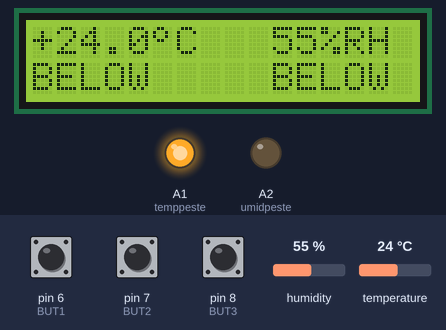
Bench run of a sketch on a simulated Arduino Uno, built with avr-gcc and run on an emulated ATmega328P. Shown: 16×2 character LCD, output pins drawn as LEDs (lit = HIGH). Inputs (shaded band) come from the test bench; at power-on: humidity 55 %, pin 8 (BUT3) HIGH, temperature 24 °C, pin 6 (BUT1) HIGH, pin 7 (BUT2) HIGH.

Above: at 7.2 s.
7.3 s: humidity set to 57 %
At 9.3 s:
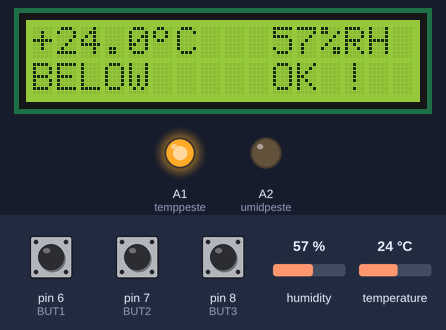
10.1 s: humidity set to 60 %
At 11.6 s:
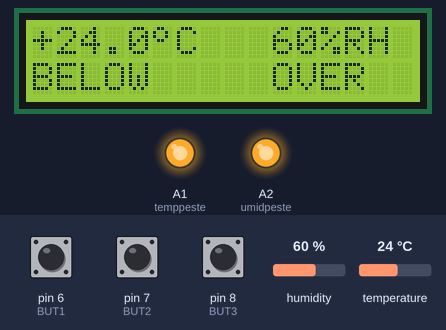
12.1 s: pin 8 (BUT3) pulled LOW for 0.3 s
At 13.0 s:
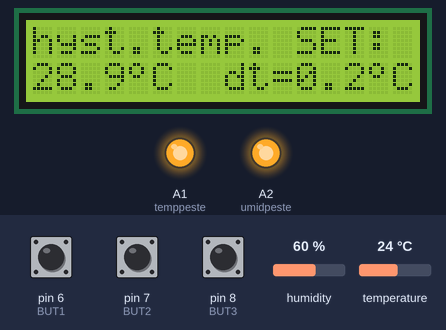
14.2 s: pin 8 (BUT3) pulled LOW for 1 s
At 15.6 s:
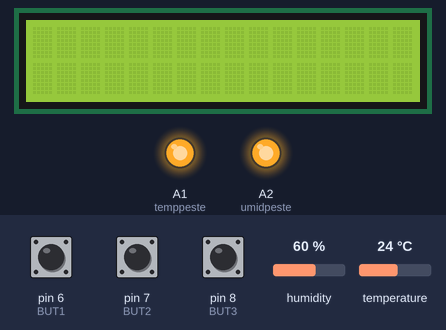
16.7 s: temperature set to 28.4 °C
At 19.0 s:
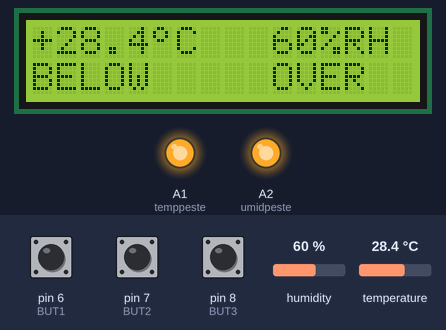
19.3 s: temperature set to 29.5 °C
At 20.2 s:
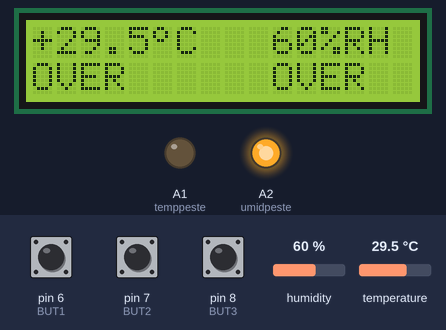
Timing chart, 0 to 22.3 s (numbered marks = the images above; inputs shaded):
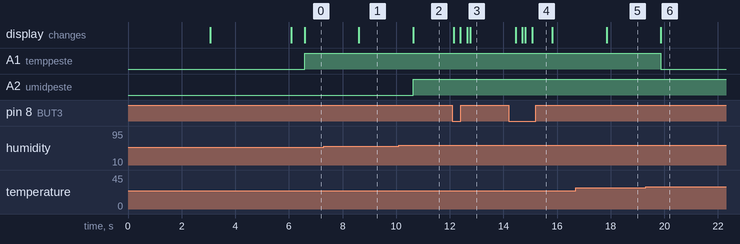

The sketch:

LCD1602_thermostat_humidity_ver1m0.ino
```cpp
/*
THERMOSTAR with HUMIDITY CONTROL
ver.1m0 - 28.08.2015, Craiova - Romania, Europe, Earth

niq_ro write this sketch using parts of other sketches :)
http://www.tehnic.go.ro
http://nicuflorica.blogspot.ro/
http://arduinotehniq.blogspot.com/
*/

#include <LiquidCrystal.h>  //this library is included in the Arduino IDE
LiquidCrystal lcd(12, 11, 5, 4, 3, 2);
/*                                    -------------------
                                      |  LCD  | Arduino |
                                      -------------------
 LCD RS pin to digital pin 12         |  RS   |   D12   |
 LCD Enable pin to digital pin 11     |  E    |   D11   |
 LCD D4 pin to digital pin 5          |  D4   |   D6    |
 LCD D5 pin to digital pin 4          |  D5   |   D4    |
 LCD D6 pin to digital pin 3          |  D6   |   D3    |
 LCD D7 pin to digital pin 2          |  D7   |   D2    |
 LCD R/W pin to ground                |  R/W  |   GND   |
                                      -------------------
*/


// http://arduino.cc/en/Reference/LiquidCrystalCreateChar
byte grad[8] = {
  B01100,
  B10010,
  B10010,
  B01100,
  B00000,
  B00000,
  B00000,
};


// Example testing sketch for various DHT humidity/temperature sensors
// Written by ladyada, public domain
#include "DHT.h"
#define DHTPIN A0     // what pin we're connected to A0
// Uncomment whatever type you're using!
//#define DHTTYPE DHT11   // DHT 11
#define DHTTYPE DHT22   // DHT 22  (AM2302)
//#define DHTTYPE DHT21   // DHT 21 (AM2301)

// if is just sensor:
// Connect pin 1 (on the left) of the sensor to +5V
// Connect pin 2 of the sensor to whatever your DHTPIN is
// Connect pin 4 (on the right) of the sensor to GROUND
// Connect a 10K resistor from pin 2 (data) to pin 1 (power) of the sensor

DHT dht(DHTPIN, DHTTYPE);

// define pins for relay or leds
#define temppeste A1
#define umidpeste A2

// define variable

float te, t1, tes, dete;   // variable for temperature
int has, hass, dehas;        // variable for humiditiy


// part for menu: http://nicuflorica.blogspot.ro/2015/05/termostat-cu-afisaj-led.html
#define BUT1 6    // - switch
#define BUT2 7    // + switch
#define BUT3 8    // MENU switch

byte meniu = 0; // if MENIU = 0 is clasical
                // if MENIU = 1 is for temperature set (tes)
                // if MENIU = 2 is for dt temperature (dete)
                // if MENIU = 3 is for humidity set (hass)
                // if MENIU = 4 is for dh humidity (dehas)

void setup()
{

// Initialize LCD display
 lcd.begin(16, 2);
// create custom symbol
lcd.createChar(0, grad);

// Initialize DHT sensor
  dht.begin();

// define outputs
 pinMode(temppeste, OUTPUT);
 pinMode(umidpeste, OUTPUT);

// set the default state for outputs
  digitalWrite(temppeste, LOW);
  digitalWrite(umidpeste, LOW);

// set push buttons for menu
  pinMode(BUT1, INPUT);
  pinMode(BUT2, INPUT);
  pinMode(BUT3, INPUT);

  digitalWrite(BUT1, HIGH); // pull-ups on
  digitalWrite(BUT2, HIGH);
  digitalWrite(BUT3, HIGH);

  lcd.setCursor(0,0);
  lcd.print("thermostat with");

  lcd.setCursor(0,1);
  lcd.print("humidity control");

delay(3000);
lcd.clear();

  lcd.setCursor(0,0);
  lcd.print("original sketch");

  lcd.setCursor(6,1);
  lcd.print("by niq_ro");
delay(3000);
lcd.clear();

// preset value for temperature and humidity
tes = 28.9;
dete = 0.2;
hass = 58;
dehas = 2;

}

void loop()
{

if (digitalRead(BUT3) == LOW)
{ meniu = meniu + 1;
lcd.clear();
delay(250);
}
if (meniu >= 5) meniu = 0;

if (meniu == 0)
{
 if (digitalRead(BUT3) == LOW)
  { meniu = 1;
  delay(250);
  }

   // Reading temperature or humidity
 has = dht.readHumidity();

 te = dht.readTemperature();
// int te = dht.readTemperature();

delay(500);

/*
  lcd.setCursor(0,0);
  lcd.print("t = ");
  lcd.setCursor(5,0);
  lcd.print(te,1);
  lcd.print("^C  ");


  lcd.setCursor(0,1);
  lcd.print("h = ");
  lcd.setCursor(5,1);
  lcd.print(has);
  lcd.print("%rh  ");
*/

// part from http://nicuflorica.blogspot.ro/2014/10/ceas-rtc-cu-ds1307-si-date-mediu-cu.html
 lcd.setCursor(0, 0);
  // lcd.print("t=");
 if (te < 0)
 {t1=-te;}
 else t1=te;

    if ( t1 < 10)
   {
     lcd.print(" ");
   }
   if (te>0) lcd.print("+");
   if (te==0) lcd.print(" ");
   if (te<0) lcd.print("-");
   lcd.print(t1,1);
//   lcd.write(0b11011111);
   lcd.write(byte(0));
   lcd.print("C  ");

   lcd.setCursor(10, 0);
  // lcd.print("H=");
   lcd.print(has);
   lcd.print("%RH");

/*
   lcd.setCursor(1, 1);
   lcd.print("+");
   lcd.print(tes,1);
//   lcd.write(0b11011111);
   lcd.write(byte(0));
   lcd.print("C  ");

  lcd.setCursor(10, 1);
  // lcd.print("H=");
  lcd.print(hass);
  lcd.print("%RH");
*/

if (te > tes)
 {
 digitalWrite(temppeste, LOW);
   lcd.setCursor(0, 1);
   lcd.print("OVER ");
 }
if (tes - dete > te)
  {
   digitalWrite(temppeste, HIGH);
   lcd.setCursor(0, 1);
   lcd.print("BELOW");
 }
if ((te <= tes) and (tes - dete <= te))
 {
   lcd.setCursor(0, 1);
   lcd.print("OK !  ");
 }


 if (has > hass)
 {
 digitalWrite(umidpeste, HIGH);
   lcd.setCursor(10, 1);
   lcd.print("OVER ");
 }
 if (has < hass - dehas)
 {
   digitalWrite(umidpeste, LOW);
   lcd.setCursor(10, 1);
   lcd.print("BELOW");
 }
 if ((has <= hass) and (has >= hass - dehas))
 {  lcd.setCursor(10, 1);
   lcd.print("OK !  ");
}
} // last line for MENIU = 0


if (meniu == 1) {
  while (meniu == 1) {
//   teset(tset);
   lcd.setCursor(0, 0);
   lcd.print("Temperature SET:");
   lcd.setCursor(0, 1);
//   lcd.print("+");
   lcd.print(tes,1);
//   lcd.write(0b11011111);
   lcd.write(byte(0));
   lcd.print("C  ");

   lcd.setCursor(8, 1);
   lcd.print("dt=");
   lcd.print(dete,1);
//   lcd.write(0b11011111);
   lcd.write(byte(0));
   lcd.print("C  ");


   if (digitalRead(BUT1) == LOW)
  { tes = tes - 0.1;
  delay(250);
  }
   if (digitalRead(BUT2) == LOW)
  { tes = tes + 0.1;
  delay(250);
  }
  if (digitalRead(BUT3) == LOW)
  { meniu = 2;
  delay(250);
  lcd.clear();
  }
//  delay(15);
     }
   delay (100);
}   // end loop for MENIU = 1


if (meniu == 2) {
 // if (tmax <= tmin) tmax = tmin + 10;
   while (meniu ==2) {
 //    maxim(dt/10); // this is number to diplay
 //    dete(dt); // this is number to diplay
   lcd.setCursor(0, 0);
   lcd.print("hyst.temp. SET:");
   lcd.setCursor(0, 1);
//   lcd.print("+");
   lcd.print(tes,1);
//   lcd.write(0b11011111);
   lcd.write(byte(0));
   lcd.print("C  ");

   lcd.setCursor(8, 1);
   lcd.print("dt=");
   lcd.print(dete,1);
//   lcd.write(0b11011111);
   lcd.write(byte(0));
   lcd.print("C  ");

    if (digitalRead(BUT1) == LOW)
   { dete = dete - 0.1;
   delay(250);
  }
   if (digitalRead(BUT2) == LOW)
   { dete = dete + 0.1;
   delay(250);
  }
   if (digitalRead(BUT3) == LOW)
   { meniu = 3;
   delay(250);
   lcd.clear();
  }
//   delay(15);
if (dete < 0.1) dete = 0.1;
    }
}  // end loop for MENIU = 2


if (meniu == 3) {
  while (meniu == 3) {
//   teset(tset);
   lcd.setCursor(0, 0);
   lcd.print("Humidity SET:");
   lcd.setCursor(0, 1);
//   lcd.print("+");
   lcd.print(hass,1);
//   lcd.write(0b11011111);
//   lcd.write(byte(0));
   lcd.print("%RH  ");

   lcd.setCursor(7, 1);
   lcd.print("dh=");
   lcd.print(dehas);
//   lcd.write(0b11011111);
//   lcd.write(byte(0));
   lcd.print("%RH");


   if (digitalRead(BUT1) == LOW)
  { hass = hass - 1;
  delay(250);
  }
   if (digitalRead(BUT2) == LOW)
  { hass = hass + 1;
  delay(250);
  }
  if (digitalRead(BUT3) == LOW)
  { meniu = 4;
  delay(250);
  lcd.clear();
  }
//  delay(15);
     }
   delay (100);
}  // end loop for MENIU =3


if (meniu == 4) {
   while (meniu ==4) {
   lcd.setCursor(0, 0);
   lcd.print("hyst.humid. SET:");
   lcd.setCursor(0, 1);
//   lcd.print("+");
   lcd.print(hass);
//   lcd.write(0b11011111);
   lcd.write(byte(0));
   lcd.print("%RH");

   lcd.setCursor(7, 1);
   lcd.print("dh=");
   lcd.print(dehas);
//   lcd.write(0b11011111);
   lcd.write(byte(0));
   lcd.print("%RH");


   if (digitalRead(BUT1) == LOW)
   { dehas = dehas - 1;
   delay(250);
  }
   if (digitalRead(BUT2) == LOW)
   { dehas = dehas + 1;
   delay(250);
  }
   if (digitalRead(BUT3) == LOW)
   { meniu = 5;
   delay(250);
   lcd.clear();
  }
//   delay(15);
if (dehas < 1) dehas = 1;
    }

}


}   // last line in main loop
```

Measured:
- the behaviour switches between 58 and 59 % on humidity (found by bisection; images 1 and 2)
- the behaviour switches between 28.9 and 29 °C on temperature (found by bisection; images 5 and 6)
- after the input at 7.3 s, the display: changes after 1.3 s (image 1)
- after the input at 10.1 s, A2 (umidpeste): LOW → HIGH after 0.53 s; the display: changes after 0.53 s (image 2)
- after the input at 12.1 s, the display: first changes at once (image 3 shows a later state)
- after the input at 14.2 s, the display: first changes after 0.26 s (image 4 shows a later state)
- after the input at 16.7 s, the display: changes after 1.1 s (image 5)
- after the input at 19.3 s, A1 (temppeste): HIGH → LOW after 0.57 s; the display: changes after 0.57 s (image 6)
